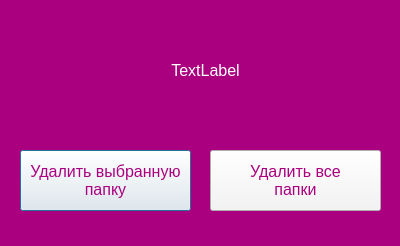
<?xml version="1.0" encoding="UTF-8"?>
<ui version="4.0">
 <class>Choose_var_delete</class>
 <widget class="QDialog" name="Choose_var_delete">
  <property name="geometry">
   <rect>
    <x>0</x>
    <y>0</y>
    <width>400</width>
    <height>246</height>
   </rect>
  </property>
  <property name="maximumSize">
   <size>
    <width>400</width>
    <height>246</height>
   </size>
  </property>
  <property name="font">
   <font>
    <pointsize>12</pointsize>
   </font>
  </property>
  <property name="windowTitle">
   <string>Dialog</string>
  </property>
  <property name="styleSheet">
   <string notr="true">background-color: rgb(170, 0, 127);
color: rgb(170, 0, 127);</string>
  </property>
  <widget class="QLabel" name="path">
   <property name="geometry">
    <rect>
     <x>30</x>
     <y>40</y>
     <width>351</width>
     <height>61</height>
    </rect>
   </property>
   <property name="styleSheet">
    <string notr="true">border-color: rgb(53, 53, 53);
color: rgb(255, 255, 255);</string>
   </property>
   <property name="text">
    <string>&lt;html&gt;&lt;head/&gt;&lt;body&gt;&lt;p align=&quot;center&quot;&gt;&lt;span style=&quot; font-size:12pt;&quot;&gt;TextLabel&lt;/span&gt;&lt;/p&gt;&lt;/body&gt;&lt;/html&gt;</string>
   </property>
  </widget>
  <widget class="QPushButton" name="del_this_dir_button">
   <property name="geometry">
    <rect>
     <x>20</x>
     <y>150</y>
     <width>171</width>
     <height>61</height>
    </rect>
   </property>
   <property name="font">
    <font>
     <pointsize>12</pointsize>
    </font>
   </property>
   <property name="styleSheet">
    <string notr="true">QPushButton:hover {
	background-color: rgb(252, 211, 255);
}

QPushButton {
    background-color: rgb(244, 244, 244);
}

QPushButton:pressed {
    background-color: rgb(244, 244, 244);
}</string>
   </property>
   <property name="text">
    <string>Удалить выбранную
папку</string>
   </property>
  </widget>
  <widget class="QPushButton" name="all_dir_del_button">
   <property name="geometry">
    <rect>
     <x>210</x>
     <y>150</y>
     <width>171</width>
     <height>61</height>
    </rect>
   </property>
   <property name="font">
    <font>
     <pointsize>12</pointsize>
    </font>
   </property>
   <property name="styleSheet">
    <string notr="true">QPushButton:hover {
	background-color: rgb(252, 211, 255);
}

QPushButton {
    background-color: rgb(244, 244, 244);
}

QPushButton:pressed {
    background-color: rgb(244, 244, 244);
}</string>
   </property>
   <property name="text">
    <string>Удалить все
папки</string>
   </property>
  </widget>
 </widget>
 <resources/>
 <connections/>
</ui>
